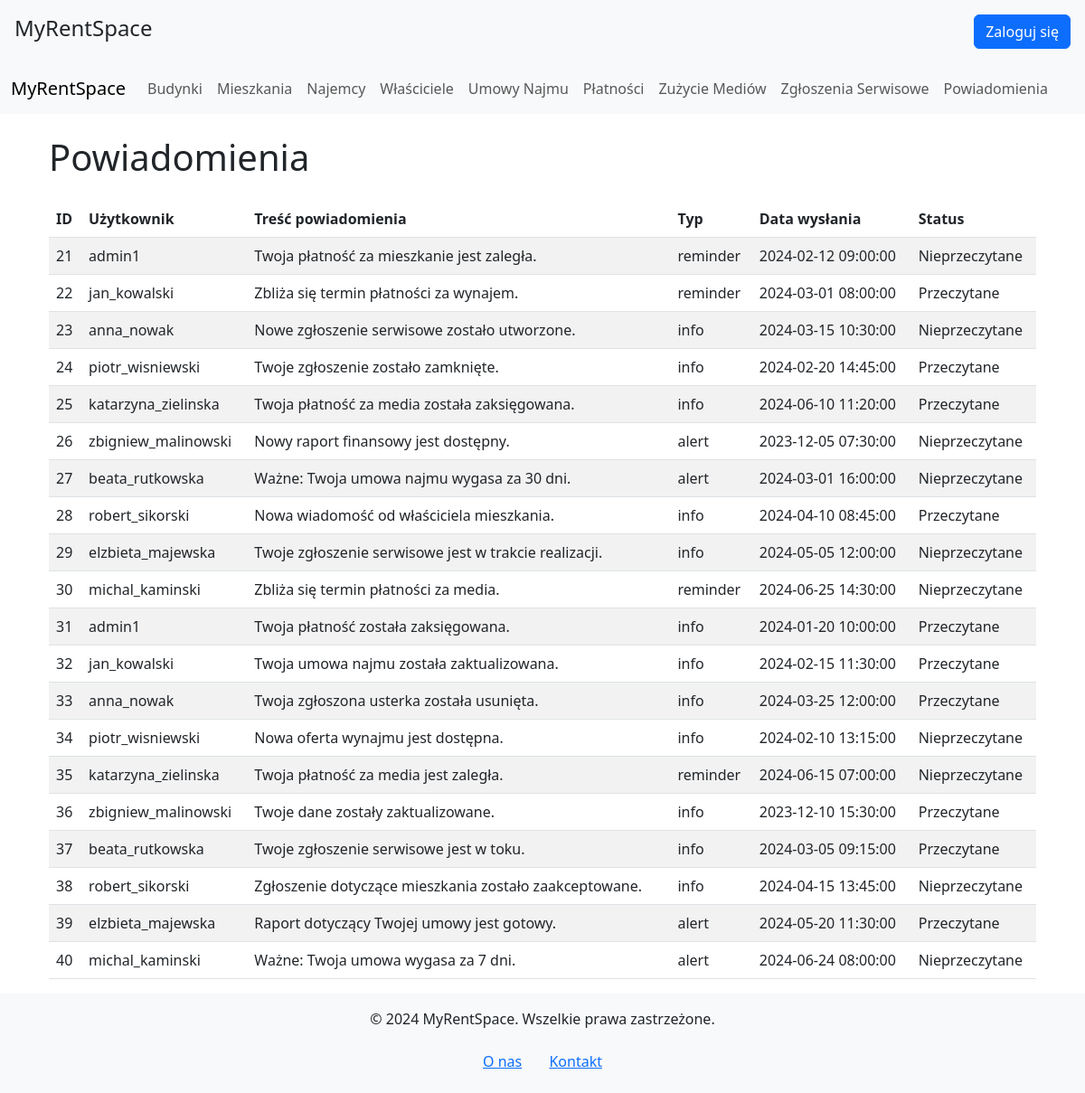
The app's page /index.php?view=notifications with its own data.
### tables this page shows
CREATE TABLE `notifications` (
  `id` int(11) NOT NULL,
  `user_id` int(11) NOT NULL,
  `message` text NOT NULL,
  `type` enum('reminder','info','alert') NOT NULL,
  `sent_at` timestamp NOT NULL DEFAULT current_timestamp(),
  `status` enum('unread','read') NOT NULL
);

CREATE TABLE `users` (
  `id` int(11) NOT NULL,
  `username` varchar(100) NOT NULL,
  `password` varchar(255) NOT NULL,
  `role` enum('admin','tenant','owner') NOT NULL,
  `related_id` int(11) DEFAULT NULL
);

### views/notifications.php (the view)
<?php
include 'config/db.php';
$query = "
    SELECT n.id, n.message, n.type, n.sent_at, n.status, u.username
    FROM notifications n
    JOIN users u ON n.user_id = u.id
";
$result = $conn->query($query);
?>
<div class="container">
    <h1 class="mb-4">Powiadomienia</h1>
    <table class="table table-striped">
        <thead>
        <tr>
            <th>ID</th>
            <th>Użytkownik</th>
            <th>Treść powiadomienia</th>
            <th>Typ</th>
            <th>Data wysłania</th>
            <th>Status</th>
        </tr>
        </thead>
        <tbody>
        <?php
        if ($result->num_rows > 0) {
            while ($row = $result->fetch_assoc()) {
                echo "<tr>
                            <td>{$row['id']}</td>
                            <td>{$row['username']}</td>
                            <td>{$row['message']}</td>
                            <td>{$row['type']}</td>
                            <td>{$row['sent_at']}</td>
                            <td>" . ($row['status'] === 'unread' ? 'Nieprzeczytane' : 'Przeczytane') . "</td>
                          </tr>";
            }
        } else {
            echo "<tr><td colspan='6' class='text-center'>Brak danych</td></tr>";
        }
        ?>
        </tbody>
    </table>
</div>

### records on screen
notifications: id "21", user.username "admin1", message "Twoja płatność za mieszkanie jest zaległa.", type "reminder", sent_at "2024-02-12 09:00:00", status "Nieprzeczytane"
notifications: id "22", user.username "jan_kowalski", message "Zbliża się termin płatności za wynajem.", type "reminder", sent_at "2024-03-01 08:00:00", status "Przeczytane"
notifications: id "23", user.username "anna_nowak", message "Nowe zgłoszenie serwisowe zostało utworzone.", type "info", sent_at "2024-03-15 10:30:00", status "Nieprzeczytane"
notifications: id "24", user.username "piotr_wisniewski", message "Twoje zgłoszenie zostało zamknięte.", type "info", sent_at "2024-02-20 14:45:00", status "Przeczytane"
notifications: id "25", user.username "katarzyna_zielinska", message "Twoja płatność za media została zaksięgowana.", type "info", sent_at "2024-06-10 11:20:00", status "Przeczytane"
notifications: id "26", user.username "zbigniew_malinowski", message "Nowy raport finansowy jest dostępny.", type "alert", sent_at "2023-12-05 07:30:00", status "Nieprzeczytane"
notifications: id "27", user.username "beata_rutkowska", message "Ważne: Twoja umowa najmu wygasa za 30 dni.", type "alert", sent_at "2024-03-01 16:00:00", status "Nieprzeczytane"
notifications: id "28", user.username "robert_sikorski", message "Nowa wiadomość od właściciela mieszkania.", type "info", sent_at "2024-04-10 08:45:00", status "Przeczytane"
notifications: id "29", user.username "elzbieta_majewska", message "Twoje zgłoszenie serwisowe jest w trakcie realizacji.", type "info", sent_at "2024-05-05 12:00:00", status "Nieprzeczytane"
notifications: id "30", user.username "michal_kaminski", message "Zbliża się termin płatności za media.", type "reminder", sent_at "2024-06-25 14:30:00", status "Nieprzeczytane"
notifications: id "31", user.username "admin1", message "Twoja płatność została zaksięgowana.", type "info", sent_at "2024-01-20 10:00:00", status "Przeczytane"
notifications: id "32", user.username "jan_kowalski", message "Twoja umowa najmu została zaktualizowana.", type "info", sent_at "2024-02-15 11:30:00", status "Przeczytane"
notifications: id "33", user.username "anna_nowak", message "Twoja zgłoszona usterka została usunięta.", type "info", sent_at "2024-03-25 12:00:00", status "Przeczytane"
notifications: id "34", user.username "piotr_wisniewski", message "Nowa oferta wynajmu jest dostępna.", type "info", sent_at "2024-02-10 13:15:00", status "Nieprzeczytane"
notifications: id "35", user.username "katarzyna_zielinska", message "Twoja płatność za media jest zaległa.", type "reminder", sent_at "2024-06-15 07:00:00", status "Nieprzeczytane"
notifications: id "36", user.username "zbigniew_malinowski", message "Twoje dane zostały zaktualizowane.", type "info", sent_at "2023-12-10 15:30:00", status "Przeczytane"
notifications: id "37", user.username "beata_rutkowska", message "Twoje zgłoszenie serwisowe jest w toku.", type "info", sent_at "2024-03-05 09:15:00", status "Przeczytane"
notifications: id "38", user.username "robert_sikorski", message "Zgłoszenie dotyczące mieszkania zostało zaakceptowane.", type "info", sent_at "2024-04-15 13:45:00", status "Nieprzeczytane"
notifications: id "39", user.username "elzbieta_majewska", message "Raport dotyczący Twojej umowy jest gotowy.", type "alert", sent_at "2024-05-20 11:30:00", status "Przeczytane"
notifications: id "40", user.username "michal_kaminski", message "Ważne: Twoja umowa wygasa za 7 dni.", type "alert", sent_at "2024-06-24 08:00:00", status "Nieprzeczytane"
